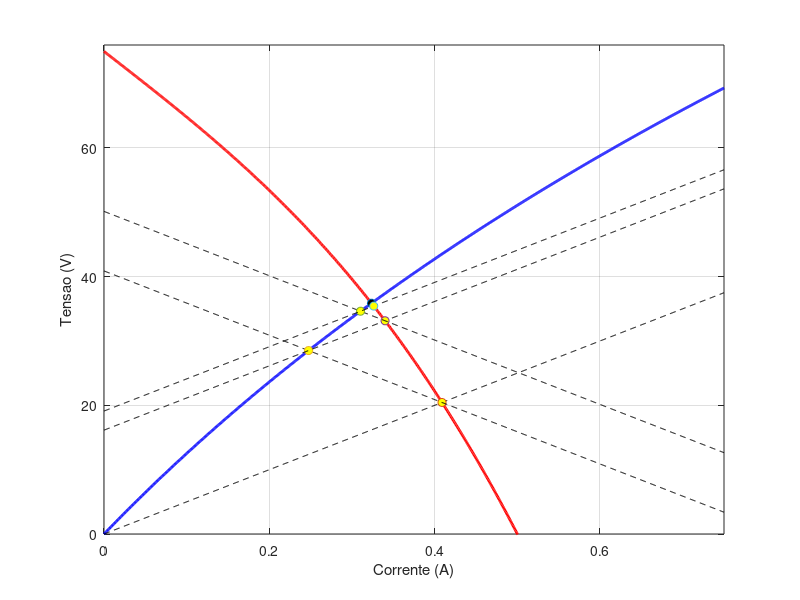

Reproduce this figure in MATLAB.
clc; clear; close all;

Vs = 75; Rs = 100; RL_CC = 200; Td = 2e-3; Z0=50; tolerancia = -20.05;
%Vs=24; Rs=5; RL_CC=25; Z0=100; Td=5e-3; tolerancia = -20;

n_iteracoes=4;
%% Fonte

I=Vs/Rs;
x = linspace(0, I, 1000);
f = @(x) Vs - Rs .* x .* (1 + 2 * x.^2);
plot(x, f(x), 'r', 'LineWidth', 2); hold on;

%% Carga

%c = @(x) RL_CC .* x .* (1 + 2 * x.^2);
c = @(x) (100) * log(1 + x/I);
plot(x, c(x), 'b', 'LineWidth', 2); grid on;

xlim([0 0.6]);

%% Ponto de operaçao

zero_x = fzero(@(x) f(x) - c(x), 2);
zero_y = f(zero_x);

plot(zero_x, zero_y, 'o', 'MarkerFaceColor','k');
xlabel('Corrente (A)'); ylabel('Tensao (V)');
%legend('Fonte', 'Carga', 'Ponto de operacao', 'Location','best');

%%

% tensão na carga + fonte
zer_x = 0;
zer_y = 0;

pontos_x = zeros(1, n_iteracoes);
pontos_y = zeros(1, n_iteracoes);
terminado = false;
for k = 0:n_iteracoes

    if mod(k, 2) == 0
        b = zer_y - Z0 * zer_x;
        y1 = @(x) Z0.*x + b;
        
        pontos_x(k + 1) = zer_x;
        pontos_y(k + 1) = zer_y;
        
        zer_x = fzero(@(x) f(x) - y1(x), 1);
        zer_y = y1(zer_x);
        
        if (abs(zer_x - pontos_x(k + 1)) < tolerancia) || (abs(zer_y - pontos_y(k + 1)) < tolerancia)
            fprintf("O método foi interrompido pois atingiu o valor da tolerância.");
            terminado = true;
            break;
        end

        plot(x, y1(x), 'k--');
        hold on;
        plot(zer_x, zer_y, 'o', 'MarkerFaceColor','y');
        
    else
        b = zer_y + Z0 * zer_x;
        y2 = @(x) -Z0.*x + b;

        pontos_x(k + 1) = zer_x;
        pontos_y(k + 1) = zer_y;

        zer_x = fzero(@(x) c(x) - y2(x), 1);
        zer_y = y2(zer_x);
        
        if (abs(zer_x - pontos_x(k + 1)) < tolerancia) || (abs(zer_y - pontos_y(k + 1)) < tolerancia)
            fprintf("O método foi interrompido pois atingiu o valor da tolerância.");
            terminado = true;
            break;
        end

        plot(x, y2(x), 'k--');
        hold on;
        plot(zer_x, zer_y, 'o', 'MarkerFaceColor','y');
    end

    if I > 4 * zer_x
        ylim([0 Vs+1]); xlim([0 2*zer_x]);
    else
        ylim([0 Vs+1]); xlim([0 I]);
    end
end